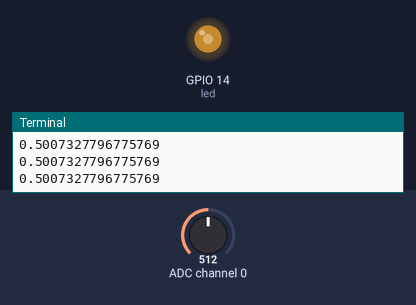
Recording of a program running on a simulated Raspberry Pi (BCM pin numbers). Parts: output pins drawn as LEDs (lit = HIGH), the last lines printed to the terminal. Inputs (shaded band) come from the test bench; at power-on: ADC channel 0 = 512 (analog values on the 0–1023 scale).

Above: at 1.2 s.
1.3 s: ADC channel 0 set to 716
At 2.1 s:
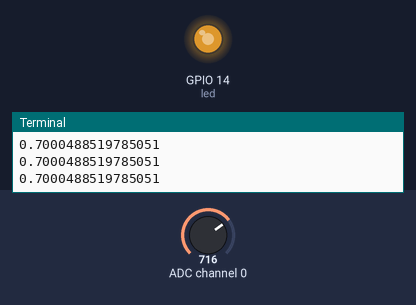
2.8 s: ADC channel 0 set to 900
At 3.6 s:
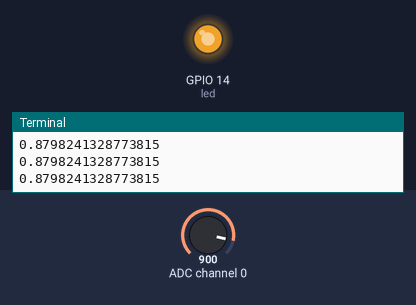
4.3 s: ADC channel 0 set to 122
At 5.0 s:
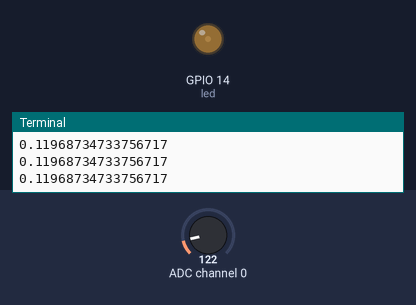
5.8 s: ADC channel 0 set to 0
At 6.6 s:
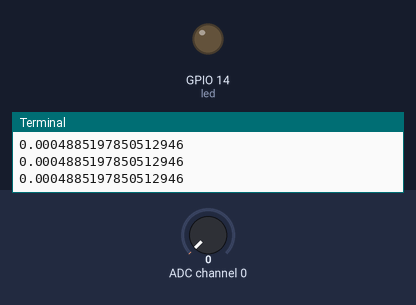
Timing chart, 0 to 8.3 s (numbered marks = the images above; inputs shaded):
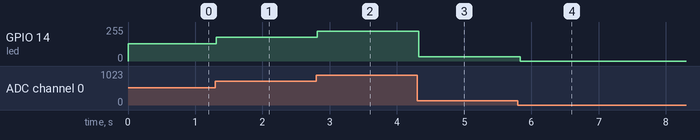

Measured:
- after the input at 1.3 s, GPIO 14 (led): 128/255 → 179/255 at once
- after the input at 2.8 s, GPIO 14 (led): 179/255 → 224/255 at once
- after the input at 4.3 s, GPIO 14 (led): 224/255 → 31/255 at once
- after the input at 5.8 s, GPIO 14 (led): 31/255 → 0/255 at once

The program:

Analog_Value_Reading.py
```python
# Complete Project Details: https://RandomNerdTutorials.com/raspberry-pi-analog-inputs-python-mcp3008/

from gpiozero import PWMLED, MCP3008
from time import sleep

#create an object called pot that refers to MCP3008 channel 0
PHSENSOR = MCP3008(0)

#create a PWMLED object called led that refers to GPIO 14
led = PWMLED(14)

while True:
    if(PHSENSOR.value < 0.001):
        led.value = 0
    else:
        led.value = PHSENSOR.value
    print(PHSENSOR.value)
    sleep(0.1)
```
